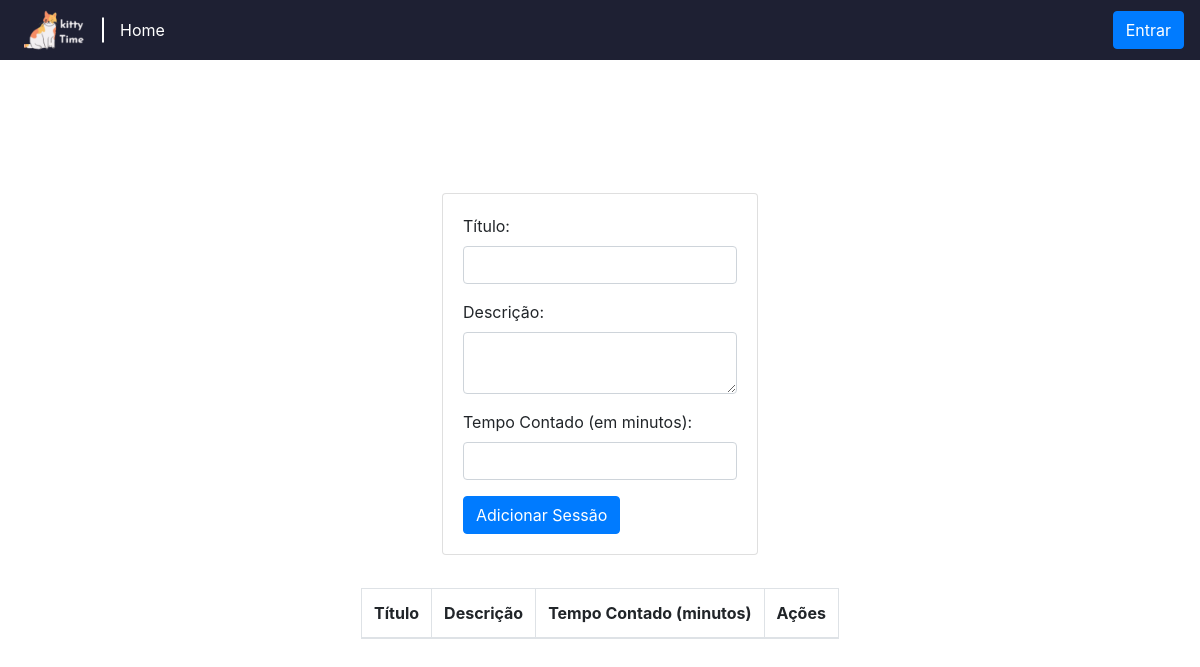
Before: /sessao/lista/ with the older database file.
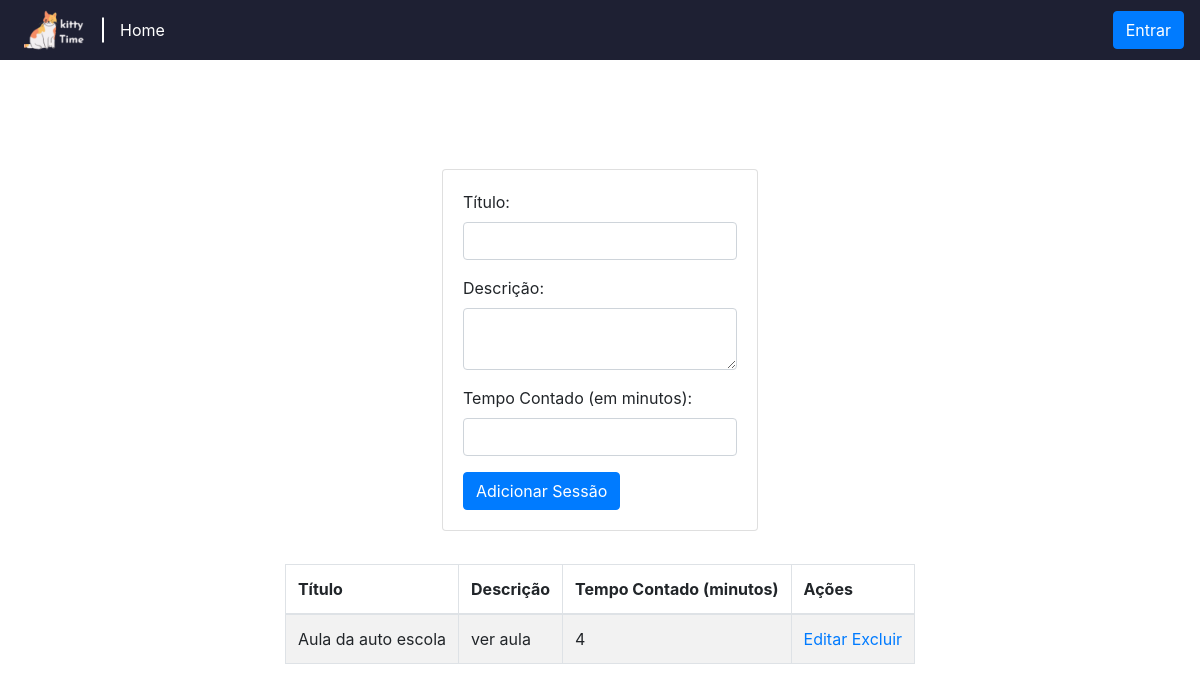
After: the same page with the newer database file.
### kittyapp/models.py (models this page shows, shortened)
class SessaoEstudo(models.Model):
    titulo = models.CharField(max_length=100)
    descricao = models.TextField()
    tempo_contado = models.PositiveIntegerField()

### kittyapp/views.py (the view)
# urls.py: path('sessao/lista/', views.lista_sessoes, name='lista_sessoes'),
def lista_sessoes(request):
    sessoes = SessaoEstudo.objects.all()
    return render(request, 'sessao.html', {'sessoes': sessoes})

### kittyapp/templates/sessao.html (shortened to what this page needs)
<!DOCTYPE html>
<html>
<head>
    {% load static %}
    <link rel="stylesheet" href="https://cdn.jsdelivr.net/npm/bootstrap@4.3.1/dist/css/bootstrap.min.css">
    <link rel="stylesheet" href="{% static 'css/sessao.css' %}">
</head>
<body>
    <header>
        <div class='container'>
            <nav class="navbar fixed-top navbar-expand-lg navbar-dark">
                <div class="collapse navbar-collapse" id="navbarSupportedContent">
                    <ul class="navbar-nav mr-auto">
                        <li class="nav-item">
                            <a class="nav-link" href="{% url 'home' %}">
                                <img style="height: 60px;" src="{% static 'kittyapp/logo4.png' %}" alt="Logo">
                            </a>
                        </li>
                        <li class="nav-item nav-sessao">
                            <a class="nav-link" href="{% url 'home' %}">Home</a>
                        </li>
                    </ul>
                    {% if user.is_authenticated %}
                        <div class="navbar-text mr-3">Bem-vindo(a), {{ user.username }}</div>
                        <a class="btn btn-primary" href="{% url 'logout' %}">Sair</a>
                    {% else %}
                        <a class="btn btn-primary" href="{% url 'login' %}">Entrar</a>
                    {% endif %}
                </div>
            </nav>
        </div>
    </header>
    <div class="card mt-5 mx-auto" style="max-width: 400px;">
        <div class="card-body">
            <form method="post" action="{% url 'adicionar_sessao' %}">
                <div class="form-group">
                    <label for="titulo">Título:</label>
                    <input type="text" class="form-control" name="titulo" required>
                </div>
                <div class="form-group">
                    <label for="descricao">Descrição:</label>
                    <textarea class="form-control" name="descricao" required></textarea>
                </div>
                <div class="form-group">
                    <label for="tempo_contado">Tempo Contado (em minutos):</label>
                    <input type="number" class="form-control" name="tempo_contado" required>
                </div>
                <button type="submit" class="btn btn-primary">Adicionar Sessão</button>
            </form>
        </div>
    </div>
    <table class="table table-bordered table-striped">
        <thead>
            <tr>
                <th>Título</th>
                <th>Descrição</th>
                <th>Tempo Contado (minutos)</th>
                <th>Ações</th>
            </tr>
        </thead>
        <tbody>
            {% for sessao in sessoes %}
            <tr>
                <td>{{ sessao.titulo }}</td>
                <td>{{ sessao.descricao }}</td>
                <td>{{ sessao.tempo_contado }}</td>
                <td>
                    <a href="{% url 'atualizar_sessao' sessao.id %}">Editar</a>
                    <a href="{% url 'excluir_sessao' sessao.id %}">Excluir</a>
                </td>
            </tr>
            {% endfor %}
        </tbody>
    </table>
</body>
</html>

Changed rows visible on the page:
added SessaoEstudo: titulo "Aula da auto escola", descricao "ver aula", tempo_contado "4"
